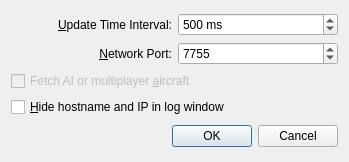
<?xml version="1.0" encoding="UTF-8"?>
<ui version="4.0">
 <class>OptionsDialog</class>
 <widget class="QDialog" name="OptionsDialog">
  <property name="geometry">
   <rect>
    <x>0</x>
    <y>0</y>
    <width>349</width>
    <height>162</height>
   </rect>
  </property>
  <property name="windowTitle">
   <string>Little Navconnect - Options</string>
  </property>
  <layout class="QVBoxLayout" name="verticalLayout">
   <item>
    <layout class="QGridLayout" name="gridLayout">
     <item row="0" column="1">
      <widget class="QSpinBox" name="spinBoxOptionsUpdateRate">
       <property name="toolTip">
        <string>Allowed range is 50 milliseconds up to 2 seconds. 
Little Navconnect fetches data from Flight Simulator and sends it to all clients (i.e. Little Navmap) using this time interval.</string>
       </property>
       <property name="statusTip">
        <string>Allowed range is 50 milliseconds up to 2 seconds.  Little Navconnect fetches data from Flight Simulator and sends it to all clients (i.e. Little Navmap) using this time interval.</string>
       </property>
       <property name="suffix">
        <string> ms</string>
       </property>
       <property name="minimum">
        <number>50</number>
       </property>
       <property name="maximum">
        <number>2000</number>
       </property>
       <property name="singleStep">
        <number>50</number>
       </property>
       <property name="value">
        <number>500</number>
       </property>
      </widget>
     </item>
     <item row="2" column="0" colspan="2">
      <widget class="QCheckBox" name="checkBoxFetchAiAircraft">
       <property name="enabled">
        <bool>false</bool>
       </property>
       <property name="toolTip">
        <string>Deselect to disable fetching and transmission of AI or multiplayer aircraft</string>
       </property>
       <property name="statusTip">
        <string>Deselect to disable fetching and transmission of AI or multiplayer aircraft</string>
       </property>
       <property name="text">
        <string>Fetch AI or multiplayer &amp;aircraft</string>
       </property>
       <property name="checked">
        <bool>false</bool>
       </property>
      </widget>
     </item>
     <item row="1" column="0">
      <widget class="QLabel" name="labelOptionsPort">
       <property name="text">
        <string>&amp;Network Port:</string>
       </property>
       <property name="alignment">
        <set>Qt::AlignRight|Qt::AlignTrailing|Qt::AlignVCenter</set>
       </property>
       <property name="buddy">
        <cstring>spinBoxOptionsPort</cstring>
       </property>
      </widget>
     </item>
     <item row="0" column="0">
      <widget class="QLabel" name="labelOptionsUpdateRate">
       <property name="text">
        <string>&amp;Update Time Interval:</string>
       </property>
       <property name="alignment">
        <set>Qt::AlignRight|Qt::AlignTrailing|Qt::AlignVCenter</set>
       </property>
       <property name="buddy">
        <cstring>spinBoxOptionsUpdateRate</cstring>
       </property>
      </widget>
     </item>
     <item row="3" column="0" colspan="2">
      <widget class="QCheckBox" name="checkBoxHideHostname">
       <property name="toolTip">
        <string>Select this if you do not want to reveal your hostname or IP address in the log window.
This can be useful for streaming sessions where others can see your desktop.</string>
       </property>
       <property name="statusTip">
        <string>Select this if you do not want to reveal your hostname or IP address in the log window.\nThis can be useful for streaming sessions where others can see your desktop.</string>
       </property>
       <property name="text">
        <string>&amp;Hide hostname and IP in log window</string>
       </property>
      </widget>
     </item>
     <item row="1" column="1">
      <widget class="QSpinBox" name="spinBoxOptionsPort">
       <property name="toolTip">
        <string>This can normally be left at default.
Change this value only if another application occupies this port and 
you get an error message like &quot;The bound address is already in use&quot;.</string>
       </property>
       <property name="statusTip">
        <string>This can normally be left at default.\nChange this value only if another application occupies this port and \nyou get an error message like &quot;The bound address is already in use&quot;.</string>
       </property>
       <property name="minimum">
        <number>1024</number>
       </property>
       <property name="maximum">
        <number>65535</number>
       </property>
       <property name="value">
        <number>7755</number>
       </property>
      </widget>
     </item>
    </layout>
   </item>
   <item>
    <widget class="QDialogButtonBox" name="buttonBoxOptions">
     <property name="orientation">
      <enum>Qt::Horizontal</enum>
     </property>
     <property name="standardButtons">
      <set>QDialogButtonBox::Cancel|QDialogButtonBox::Ok</set>
     </property>
    </widget>
   </item>
  </layout>
 </widget>
 <tabstops>
  <tabstop>spinBoxOptionsUpdateRate</tabstop>
  <tabstop>spinBoxOptionsPort</tabstop>
 </tabstops>
 <resources/>
 <connections/>
</ui>
